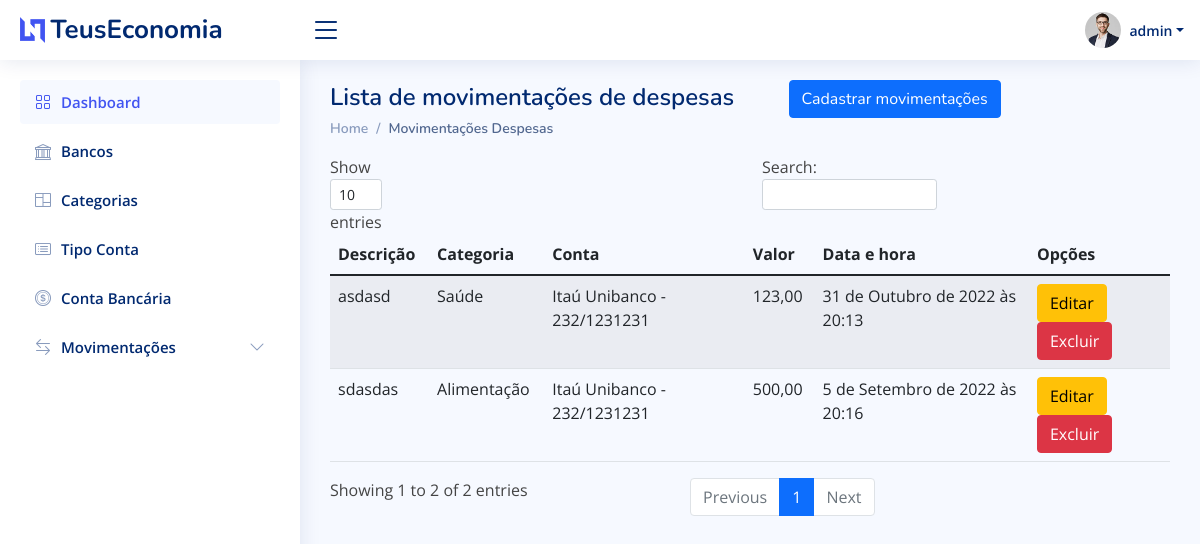
The app's page /listar/movimentacao-saida/ (signed in) with its own data.
### Paginas/models.py (models this page shows, shortened)
class MovimentacaoSaida(models.Model):
	descricao = models.CharField(max_length=100, verbose_name="Descrição")
	categoria = models.ForeignKey(Categoria, on_delete=models.PROTECT)
	valor = models.DecimalField(decimal_places= 2, max_digits=50)
	cadastrado_em = models.DateTimeField(auto_now_add=True)
	atualizado_em = models.DateTimeField(auto_now=True)
	conta_bancaria = models.ForeignKey(ContaBancaria, verbose_name="Conta Bancária", on_delete=models.PROTECT)

class Categoria(models.Model):
	nome = models.CharField(max_length=50)
	descricao = models.CharField(max_length=100, verbose_name="Descrição")
	tipo_movimetacao = models.CharField(max_length=2, choices=TIPO_MOVIMENTACOES, default="S")
	def __str__(self) -> str:
		return '{}'.format(self.nome)

class ContaBancaria(models.Model):
	banco = models.ForeignKey(Banco, on_delete=models.PROTECT)
	tipo_conta = models.ForeignKey(TipoConta, on_delete=models.PROTECT)
	agencia = models.CharField(verbose_name='Agência', max_length=50)
	conta = models.CharField(max_length=10)
	valor_total = models.DecimalField(max_digits=99999999999, decimal_places=2)
	conjunta = models.BooleanField()
	usuario = models.ForeignKey(User, on_delete=models.PROTECT)
	def __str__(self) -> str:
		return '{} - {}/{}'.format(self.banco.nome, self.agencia, self.conta)

class Banco(models.Model):
	nome = models.CharField(max_length=100)
	codigo = models.DecimalField(max_digits=9999, decimal_places=0)

### Paginas/views.py (the view)
# urls.py: path('listar/movimentacao-saida/', MovimentacaoSaidaList.as_view(), name='listar-movimentacao-saida'),
class MovimentacaoSaidaList(LoginRequiredMixin, ListView):
	model = MovimentacaoSaida
	template_name = 'paginas/listas/movimentacao-saida.html'
	def get_queryset(self):
		self.object_list = MovimentacaoSaida.objects.filter(
			conta_bancaria__usuario = self.request.user).select_related('categoria', 'conta_bancaria', 'conta_bancaria__banco')
		return self.object_list

### Paginas/templatetags/meus_filtros.py (called while the page is built)
@register.filter(name="esta_no_grupo")
def esta_no_grupo(usuario, nome_grupo):
	if usuario.groups.filter(name=nome_grupo):
		return True
	else:
		return False

### Paginas/templates/paginas/listas/movimentacao-saida.html
{% extends 'paginas/modelo.html' %} {% load static %} {% block pagetitle %}
<h1>Lista de movimentações de despesas
    <a href="{% url 'cadastrar-movimentacao-saida' %}" class="btn btn-primary float-right ms-5">
		Cadastrar movimentações
	</a>
</h1>
{% endblock %} {% block breadcrumb %}
<nav>
    <ol class="breadcrumb">
        <li class="breadcrumb-item"><a href="{% url 'index' %}">Home</a></li>
        <li class="breadcrumb-item active">Movimentações Despesas</li>
    </ol>
</nav>
{% endblock %} {% block main %}
<table class="table table-striped">
    <thead>
        <tr>
            <th>Descrição</th>
            <th>Categoria</th>
            <th>Conta</th>
            <th>Valor</th>
            <th>Data e hora</th>
            <th>Opções</th>
        </tr>
    </thead>
    <tbody>
        {% for obj in object_list %}
        <tr>
            <td>{{ obj.descricao }}</td>
            <td>{{ obj.categoria }}</td>
            <td>{{ obj.conta_bancaria }}</td>
            <td>{{ obj.valor }}</td>
            <td>{{ obj.cadastrado_em }}</td>
            <td>
                <a href="{% url 'editar-movimentacao-saida' obj.pk %}" class="btn btn-warning">Editar</a>
                <a href="{% url 'excluir-movimentacao-saida' obj.pk %}" class="btn btn-danger">Excluir</a>
            </td>
        </tr>
        {% empty %}
        <tr>
            <td colspan="100%">Nenhum registro encontrado.</td>
        </tr>
        {% endfor %}
    </tbody>
</table>
{% endblock %}

### Paginas/templates/paginas/modelo.html (shortened to what this page needs)
{% load static %} {% load meus_filtros %}
<!DOCTYPE html>
<html lang="pt-br">
<head>
    <link href="{% static 'assets/vendor/bootstrap/css/bootstrap.min.css' %}" rel="stylesheet">
    <link href="{% static 'assets/vendor/bootstrap-icons/bootstrap-icons.css' %}" rel="stylesheet">
    <link href="{% static 'assets/vendor/boxicons/css/boxicons.min.css' %}" rel="stylesheet">
    <link href="{% static 'assets/vendor/quill/quill.snow.css' %}" rel="stylesheet">
    <link href="{% static 'assets/vendor/quill/quill.bubble.css' %}" rel="stylesheet">
    <link href="{% static 'assets/vendor/remixicon/remixicon.css' %}" rel="stylesheet">
    <link href="{% static 'assets/vendor/simple-datatables/style.css' %}" rel="stylesheet">
    <link href="{% static 'assets/css/style.css' %}" rel="stylesheet">
    <link href="{% static 'assets/css/datatables.min.css' %}" rel="stylesheetdatatable">
</head>
<body>
    <header id="header" class="header fixed-top d-flex align-items-center">
        <div class="d-flex align-items-center justify-content-between">
            <a href="{% url 'index' %}" class="logo d-flex align-items-center">
                <img src="{% static 'assets/img/logo.png' %}" alt="">
                <span class="d-none d-lg-block">TeusEconomia</span>
            </a>
            <i class="bi bi-list toggle-sidebar-btn"></i>
        </div>
        {% block header %}
        <nav class="header-nav ms-auto">
            <ul class="d-flex align-items-center">
                {% if request.user.is_authenticated %}
                <li class="nav-item dropdown pe-3">
                    <a class="nav-link nav-profile d-flex align-items-center pe-0" href="#" data-bs-toggle="dropdown">
                        <img src="{% static 'assets/img/profile-img.jpg' %}" alt="Profile" class="rounded-circle">
                        <span class="d-none d-md-block dropdown-toggle ps-2">{{ request.user }}</span>
                    </a>
                </li>
                {% else %}
                <li class="nav-item pe-3">
                    <a class="btn btn-success" href="{% url 'login' %}">Entrar</a>
                </li>
                {% endif %}
            </ul>
        </nav>
    </header>
    {% endblock %}
    {% block sidebar %}
    <aside id="sidebar" class="sidebar">
        <ul class="sidebar-nav" id="sidebar-nav">
            <li class="nav-item">
                <a class="nav-link " href="/">
                    <i class="bi bi-grid"></i>
                    <span>Dashboard</span>
                </a>
            </li>
            {% if request.user.is_authenticated %} {% if request.user|esta_no_grupo:'Administrador' %}
            <li class="nav-item">
                <a class="nav-link collapsed" href="{% url 'listar-banco' %}">
                    <i class="bi bi-bank"></i>
                    <span>Bancos</span>
                </a>
            </li>
            <li class="nav-item">
                <a class="nav-link collapsed" href="{% url 'listar-categoria' %}">
                    <i class="bi bi-columns"></i>
                    <span>Categorias</span>
                </a>
            </li>
            <li class="nav-item">
                <a class="nav-link collapsed" href="{% url 'listar-tipo-conta' %}">
                    <i class="bi bi-card-list"></i>
                    <span>Tipo Conta</span>
                </a>
            </li>
            {% endif %}
            <li class="nav-item">
                <a class="nav-link collapsed" href="{% url 'listar-conta-bancaria' %}">
                    <i class="bi bi-coin"></i>
                    <span>Conta Bancária</span>
                </a>
            </li>
            <li class="nav-item">
                <a class="nav-link collapsed" data-bs-target="#forms-nav" data-bs-toggle="collapse" href="#">
                    <i class="bi bi-arrow-left-right"></i><span>Movimentações</span><i class="bi bi-chevron-down ms-auto"></i>
                </a>
            </li>
            {% endif %}
        </ul>
    </aside>
    {% endblock %}
    <main id="main" class="main">
        <div class="pagetitle">
            {% block pagetitle %}{% endblock %} {% block breadcrumb %}{% endblock %}
        </div>
        {% block main %} {% endblock %}
    </main>
</body>
</html>

### static/assets/css/style.css (style rules this page uses)
:root { scroll-behavior: smooth; }
body { font-family: "Open Sans", sans-serif; background: #f6f9ff; color: #444444; }
a { color: #4154f1; text-decoration: none; }
h1, h2, h3, h4, h5, h6 { font-family: "Nunito", sans-serif; }
#main { margin-top: 60px; padding: 20px 30px; transition: all 0.3s; }
.pagetitle { margin-bottom: 10px; }
.pagetitle h1 { font-size: 24px; margin-bottom: 0; font-weight: 600; color: #012970; }
.breadcrumb { font-size: 14px; font-family: "Nunito", sans-serif; color: #899bbd; font-weight: 600; }
.breadcrumb a { color: #899bbd; transition: 0.3s; }
.breadcrumb .breadcrumb-item::before { color: #899bbd; }
.breadcrumb .active { color: #51678f; font-weight: 600; }
.logo { line-height: 1; }
@media (min-width: 1200px) { .logo { width: 280px; } }
.logo img { max-height: 26px; margin-right: 6px; }
.logo span { font-size: 26px; font-weight: 700; color: #012970; font-family: "Nunito", sans-serif; }
.header { transition: all 0.5s; z-index: 997; height: 60px; box-shadow: 0px 2px 20px rgba(1, 41, 112, 0.1); background-color: #fff; padding-left: 20px; }
.header .toggle-sidebar-btn { font-size: 32px; padding-left: 10px; cursor: pointer; color: #012970; }
.header-nav ul { list-style: none; }
.header-nav>ul { margin: 0; padding: 0; }
.header-nav .nav-profile { color: #012970; }
.header-nav .nav-profile img { max-height: 36px; }
.header-nav .nav-profile span { font-size: 14px; font-weight: 600; }
.sidebar { position: fixed; top: 60px; left: 0; bottom: 0; width: 300px; z-index: 996; transition: all 0.3s; padding: 20px; overflow-y: auto; scrollbar-width: thin; scrollbar-color: #aab7cf transparent; box-shadow: 0px 0px 20px rgba(1, 41, 112, 0.1); background-color: #fff; }
@media (min-width: 1200px) { #main, #footer { margin-left: 300px; } }
.sidebar-nav { padding: 0; margin: 0; list-style: none; }
.sidebar-nav li { padding: 0; margin: 0; list-style: none; }
.sidebar-nav .nav-item { margin-bottom: 5px; }
.sidebar-nav .nav-link { display: flex; align-items: center; font-size: 15px; font-weight: 600; color: #4154f1; transition: 0.3; background: #f6f9ff; padding: 10px 15px; border-radius: 4px; }
.sidebar-nav .nav-link i { font-size: 16px; margin-right: 10px; color: #4154f1; }
.sidebar-nav .nav-link.collapsed { color: #012970; background: #fff; }
.sidebar-nav .nav-link.collapsed i { color: #899bbd; }
.sidebar-nav .nav-link .bi-chevron-down { margin-right: 0; transition: transform 0.2s ease-in-out; }

### records on screen
MovimentacaoSaida: descricao "sdasdas", categoria "Alimentação", conta_bancaria "Itaú Unibanco - 232/1231231", valor "500,00", cadastrado_em "5 de Setembro de 2022 às 20:16"
MovimentacaoSaida: descricao "asdasd", categoria "Saúde", conta_bancaria "Itaú Unibanco - 232/1231231", valor "123,00", cadastrado_em "31 de Outubro de 2022 às 20:13"

### other values on screen
{{ request.user }} "admin"
